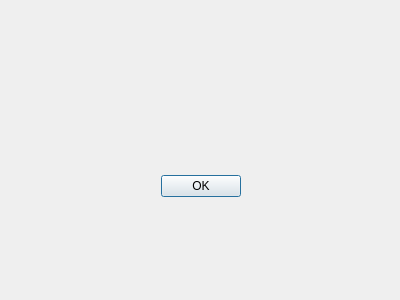
<?xml version="1.0" encoding="UTF-8"?>
<ui version="4.0">
 <class>CurrentLocationTestDialogBase</class>
 <widget class="QDialog" name="CurrentLocationTestDialogBase">
  <property name="geometry">
   <rect>
    <x>0</x>
    <y>0</y>
    <width>400</width>
    <height>300</height>
   </rect>
  </property>
  <property name="windowTitle">
   <string>Current Location Test</string>
  </property>
  <widget class="QDialogButtonBox" name="button_box">
   <property name="geometry">
    <rect>
     <x>30</x>
     <y>170</y>
     <width>341</width>
     <height>32</height>
    </rect>
   </property>
   <property name="orientation">
    <enum>Qt::Horizontal</enum>
   </property>
   <property name="standardButtons">
    <set>QDialogButtonBox::Ok</set>
   </property>
   <property name="centerButtons">
    <bool>true</bool>
   </property>
  </widget>
 </widget>
 <resources/>
 <connections>
  <connection>
   <sender>button_box</sender>
   <signal>rejected()</signal>
   <receiver>CurrentLocationTestDialogBase</receiver>
   <slot>reject()</slot>
   <hints>
    <hint type="sourcelabel">
     <x>20</x>
     <y>20</y>
    </hint>
    <hint type="destinationlabel">
     <x>20</x>
     <y>20</y>
    </hint>
   </hints>
  </connection>
  <connection>
   <sender>button_box</sender>
   <signal>accepted()</signal>
   <receiver>CurrentLocationTestDialogBase</receiver>
   <slot>accept()</slot>
   <hints>
    <hint type="sourcelabel">
     <x>20</x>
     <y>20</y>
    </hint>
    <hint type="destinationlabel">
     <x>20</x>
     <y>20</y>
    </hint>
   </hints>
  </connection>
 </connections>
</ui>
